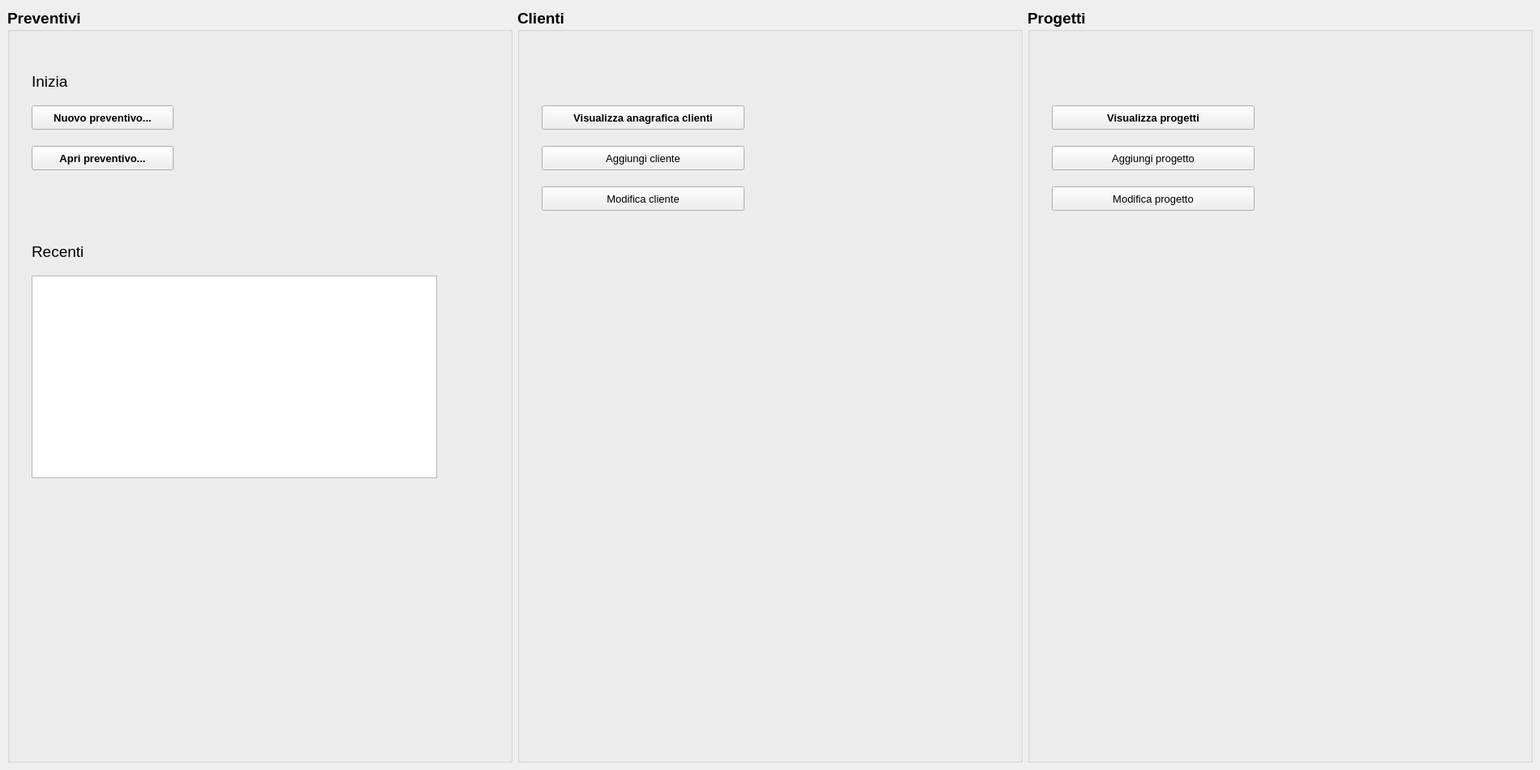
    <widget class="QWidget" name="pag_0">
     <widget class="QWidget" name="horizontalLayoutWidget">
      <property name="geometry">
       <rect>
        <x>9</x>
        <y>10</y>
        <width>1881</width>
        <height>931</height>
       </rect>
      </property>
      <layout class="QHBoxLayout" name="horizontalLayout">
       <item>
        <widget class="QGroupBox" name="groupBox">
         <property name="font">
          <font>
           <pointsize>14</pointsize>
           <weight>75</weight>
           <bold>true</bold>
          </font>
         </property>
         <property name="title">
          <string>Preventivi</string>
         </property>
         <property name="flat">
          <bool>false</bool>
         </property>
         <property name="checkable">
          <bool>false</bool>
         </property>
         <widget class="QLabel" name="label_3">
          <property name="geometry">
           <rect>
            <x>30</x>
            <y>70</y>
            <width>51</width>
            <height>40</height>
           </rect>
          </property>
          <property name="font">
           <font>
            <pointsize>14</pointsize>
            <weight>50</weight>
            <bold>false</bold>
           </font>
          </property>
          <property name="text">
           <string>Inizia</string>
          </property>
         </widget>
         <widget class="QLabel" name="label_4">
          <property name="geometry">
           <rect>
            <x>30</x>
            <y>280</y>
            <width>71</width>
            <height>40</height>
           </rect>
          </property>
          <property name="font">
           <font>
            <pointsize>14</pointsize>
            <weight>50</weight>
            <bold>false</bold>
           </font>
          </property>
          <property name="text">
           <string>Recenti</string>
          </property>
         </widget>
         <widget class="QPushButton" name="btn_nuovo_prev">
          <property name="enabled">
           <bool>true</bool>
          </property>
          <property name="geometry">
           <rect>
            <x>30</x>
            <y>120</y>
            <width>175</width>
            <height>30</height>
           </rect>
          </property>
          <property name="font">
           <font>
            <pointsize>10</pointsize>
            <weight>75</weight>
            <italic>false</italic>
            <bold>true</bold>
           </font>
          </property>
          <property name="cursor">
           <cursorShape>PointingHandCursor</cursorShape>
          </property>
          <property name="text">
           <string>Nuovo preventivo...</string>
          </property>
         </widget>
         <widget class="QPushButton" name="btn_apri_prev">
          <property name="geometry">
           <rect>
            <x>30</x>
            <y>170</y>
            <width>175</width>
            <height>30</height>
           </rect>
          </property>
          <property name="font">
           <font>
            <pointsize>10</pointsize>
           </font>
          </property>
          <property name="cursor">
           <cursorShape>PointingHandCursor</cursorShape>
          </property>
          <property name="text">
           <string>Apri preventivo...</string>
          </property>
         </widget>
         <widget class="QListView" name="listView">
          <property name="geometry">
           <rect>
            <x>30</x>
            <y>330</y>
            <width>500</width>
            <height>250</height>
           </rect>
          </property>
         </widget>
        </widget>
       </item>
       <item>
        <widget class="QGroupBox" name="groupBox_2">
         <property name="font">
          <font>
           <pointsize>14</pointsize>
           <weight>75</weight>
           <bold>true</bold>
          </font>
         </property>
         <property name="title">
          <string>Clienti</string>
         </property>
         <widget class="QPushButton" name="btn_view_anagrafica">
          <property name="geometry">
           <rect>
            <x>30</x>
            <y>120</y>
            <width>250</width>
            <height>30</height>
           </rect>
          </property>
          <property name="font">
           <font>
            <pointsize>10</pointsize>
           </font>
          </property>
          <property name="cursor">
           <cursorShape>PointingHandCursor</cursorShape>
          </property>
          <property name="text">
           <string>Visualizza anagrafica clienti</string>
          </property>
         </widget>
         <widget class="QPushButton" name="btn_sc_agg_cliente">
          <property name="geometry">
           <rect>
            <x>30</x>
            <y>170</y>
            <width>250</width>
            <height>30</height>
           </rect>
          </property>
          <property name="font">
           <font>
            <pointsize>10</pointsize>
            <weight>50</weight>
            <bold>false</bold>
           </font>
          </property>
          <property name="cursor">
           <cursorShape>PointingHandCursor</cursorShape>
          </property>
          <property name="text">
           <string>Aggiungi cliente</string>
          </property>
         </widget>
         <widget class="QPushButton" name="btn_sc_edit_cliente">
          <property name="geometry">
           <rect>
            <x>30</x>
            <y>220</y>
            <width>250</width>
            <height>30</height>
           </rect>
          </property>
          <property name="font">
           <font>
            <pointsize>10</pointsize>
            <weight>50</weight>
            <bold>false</bold>
           </font>
          </property>
          <property name="cursor">
           <cursorShape>PointingHandCursor</cursorShape>
          </property>
          <property name="text">
           <string>Modifica cliente</string>
          </property>
         </widget>
        </widget>
       </item>
       <item>
        <widget class="QGroupBox" name="groupBox_3">
         <property name="font">
          <font>
           <pointsize>14</pointsize>
           <weight>75</weight>
           <bold>true</bold>
          </font>
         </property>
         <property name="title">
          <string>Progetti</string>
         </property>
         <widget class="QPushButton" name="btn_view_modelli">
          <property name="geometry">
           <rect>
            <x>30</x>
            <y>120</y>
            <width>250</width>
            <height>30</height>
           </rect>
          </property>
          <property name="font">
           <font>
            <pointsize>10</pointsize>
           </font>
          </property>
          <property name="cursor">
           <cursorShape>PointingHandCursor</cursorShape>
          </property>
          <property name="text">
           <string>Visualizza progetti</string>
          </property>
         </widget>
         <widget class="QPushButton" name="btn_agg_modello">
          <property name="geometry">
           <rect>
            <x>30</x>
            <y>170</y>
            <width>250</width>
            <height>30</height>
           </rect>
          </property>
          <property name="font">
           <font>
            <pointsize>10</pointsize>
            <weight>50</weight>
            <bold>false</bold>
           </font>
          </property>
          <property name="cursor">
           <cursorShape>PointingHandCursor</cursorShape>
          </property>
          <property name="text">
           <string>Aggiungi progetto</string>
          </property>
         </widget>
         <widget class="QPushButton" name="btn_edit_modello">
          <property name="geometry">
           <rect>
            <x>30</x>
            <y>220</y>
            <width>250</width>
            <height>30</height>
           </rect>
          </property>
          <property name="font">
           <font>
            <pointsize>10</pointsize>
            <weight>50</weight>
            <bold>false</bold>
           </font>
          </property>
          <property name="cursor">
           <cursorShape>PointingHandCursor</cursorShape>
          </property>
          <property name="text">
           <string>Modifica progetto</string>
          </property>
         </widget>
        </widget>
       </item>
      </layout>
     </widget>
    </widget>
